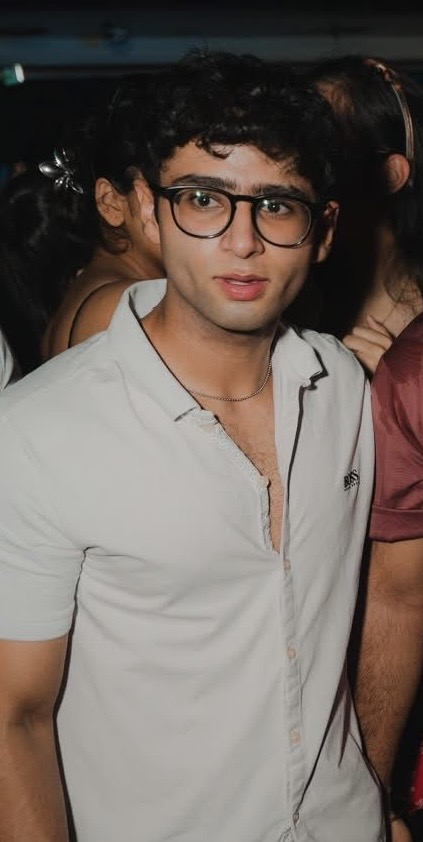
#> input picture Lab 08/known_faces/hritik.jpg, 423 x 842 px, found by its file name; its folder holds 2 pictures in this run
$ python train_faces.py
#> lines starting #> are read from the running program, lines starting #| are printed output that depends on the picture
import cv2
import os
import numpy as np

KNOWN_DIR = "known_faces"
TRAINED_MODEL = "trained_model.yml"

face_cascade = cv2.CascadeClassifier(cv2.data.haarcascades + "haarcascade_frontalface_default.xml")
recognizer = cv2.face.LBPHFaceRecognizer_create()

faces = []
labels = []
label_map = {}
current_id = 0

for filename in os.listdir(KNOWN_DIR):
    if filename.lower().endswith((".jpg", ".png")):
        path = os.path.join(KNOWN_DIR, filename)
        label = os.path.splitext(filename)[0]
        img = cv2.imread(path)
#> img is the input picture: shape (842, 423, 3); mean B, G, R 95.9, 102.3, 113
        gray = cv2.cvtColor(img, cv2.COLOR_BGR2GRAY)
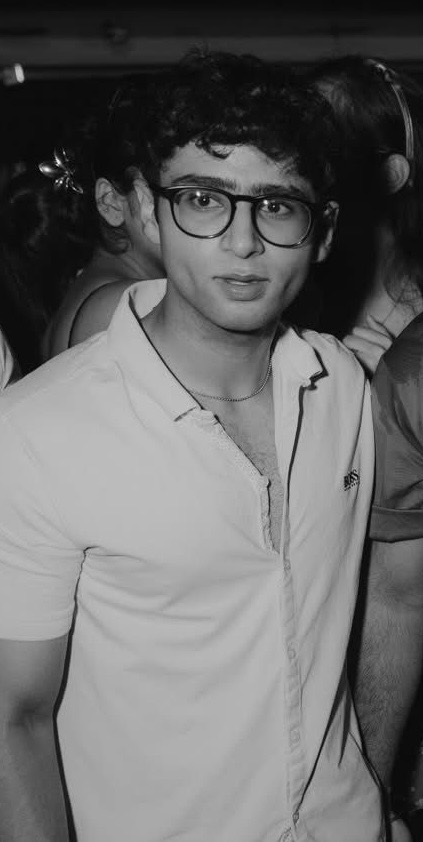
#> gray: shape (842, 423); min 0, max 245, mean 104.8
        face_rects = face_cascade.detectMultiScale(gray, scaleFactor=1.1, minNeighbors=5)
#> face_rects = [[141, 125, 202, 202]]

        for (x, y, w, h) in face_rects:
            faces.append(gray[y:y + h, x:x + w])
            labels.append(current_id)
            label_map[current_id] = label
#> this loop made 1 pass
#> after the loop, faces = 1 item; label_map = {0: 'hritik'}; labels = [0]
        current_id += 1
#> pass 2 of the loop `for filename in os.listdir(KNOWN_DIR):`:
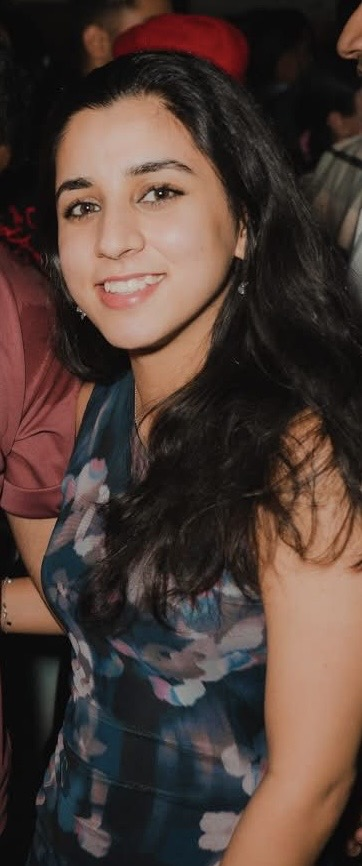
#> input picture Lab 08/known_faces/vidhi.jpg, 362 x 866 px, found by its file name
#> img is the input picture: shape (866, 362, 3); mean B, G, R 53.5, 60, 77.4
#> `gray = cv2.cvtColor(img, cv2.COLOR_BGR2GRAY)`:
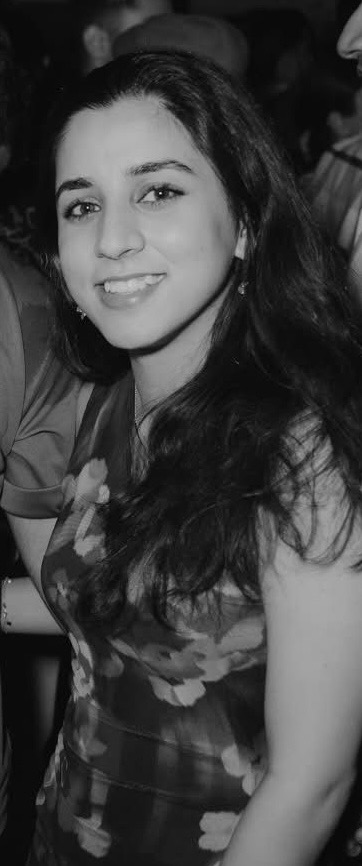
#> gray: shape (866, 362); min 0, max 226, mean 64.5
#> face_rects = [[20, 119, 211, 211]]
#> the loop `for (x, y, w, h) in face_rects:` made 1 pass
#> after the loop `for (x, y, w, h) in face_rects:`: faces = 2 items; label_map = {0: 'hritik', 1: 'vidhi'}; labels = [0, 1]

# Save label map
np.save("labels.npy", label_map)

# Train and save model
recognizer.train(faces, np.array(labels))
recognizer.save(TRAINED_MODEL)
print("✅ Model trained and saved.")
